Frame 1 (no input): blank canvas, image omitted
Frame 60 (no input): blank canvas, image omitted
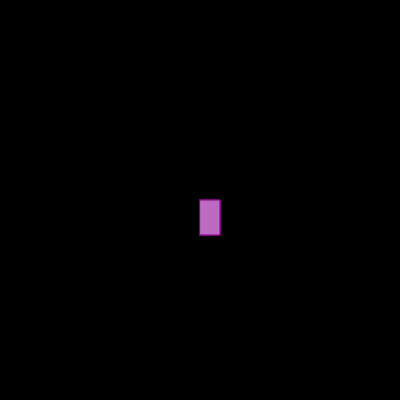
Frame 120 (the mouse pressed at the canvas centre since frame 60)

The p5.js sketch whose frames 1 and 60 were blank and that drew this single picture after the mouse press (run headless with seeded random() and noise() and a simulated clock; from frame 60 on, the mouse is pressed at the canvas centre):

// p5.js sketch
// ── sketch.js
function setup() {
    createCanvas(400, 400);
    background("black")
  }
  
  function draw() {
   stroke("purple");
    fill("#BD6BC2");
    
    
    if (mouseIsPressed) {
      rect(mouseX, mouseY, 20, 35);
    }
  }
